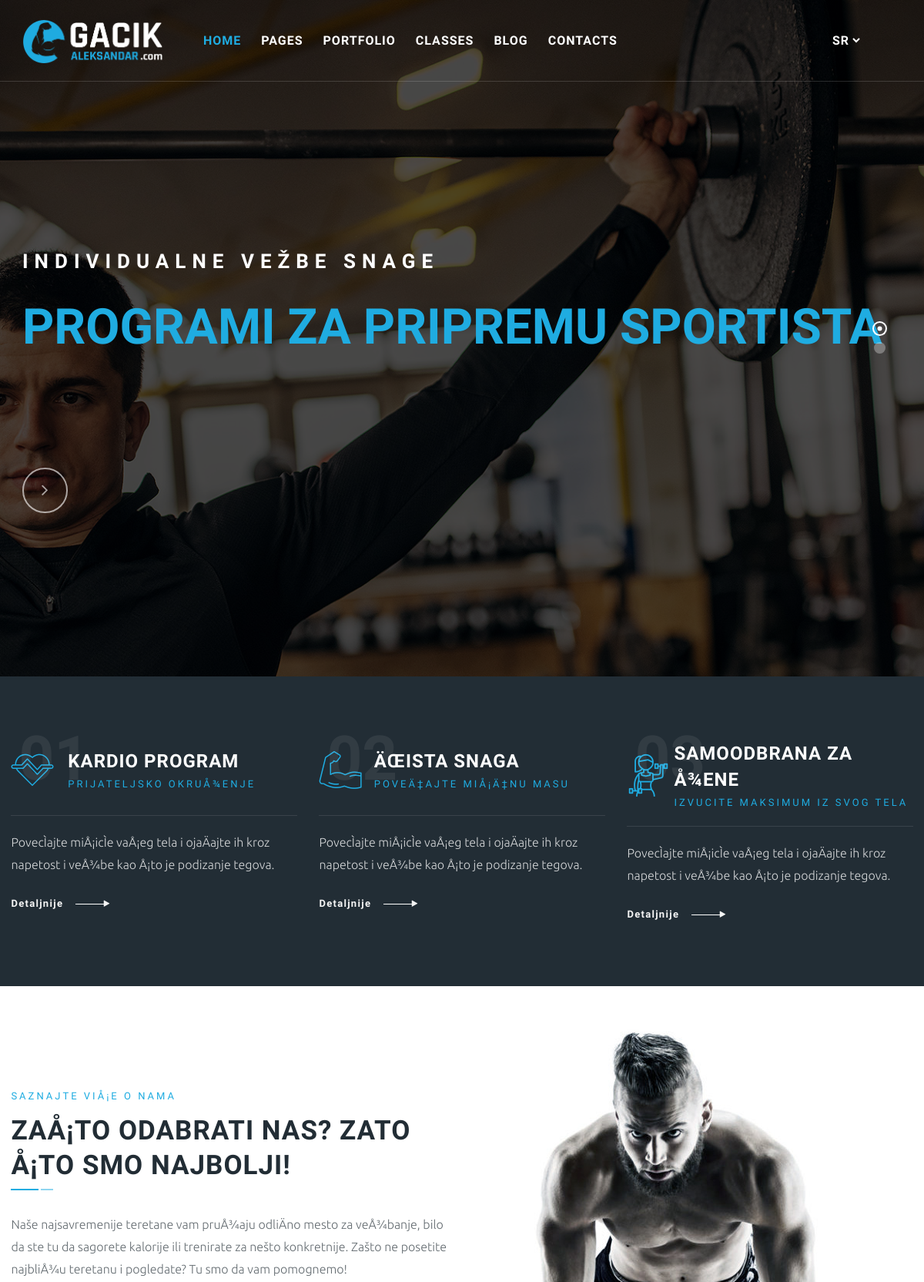
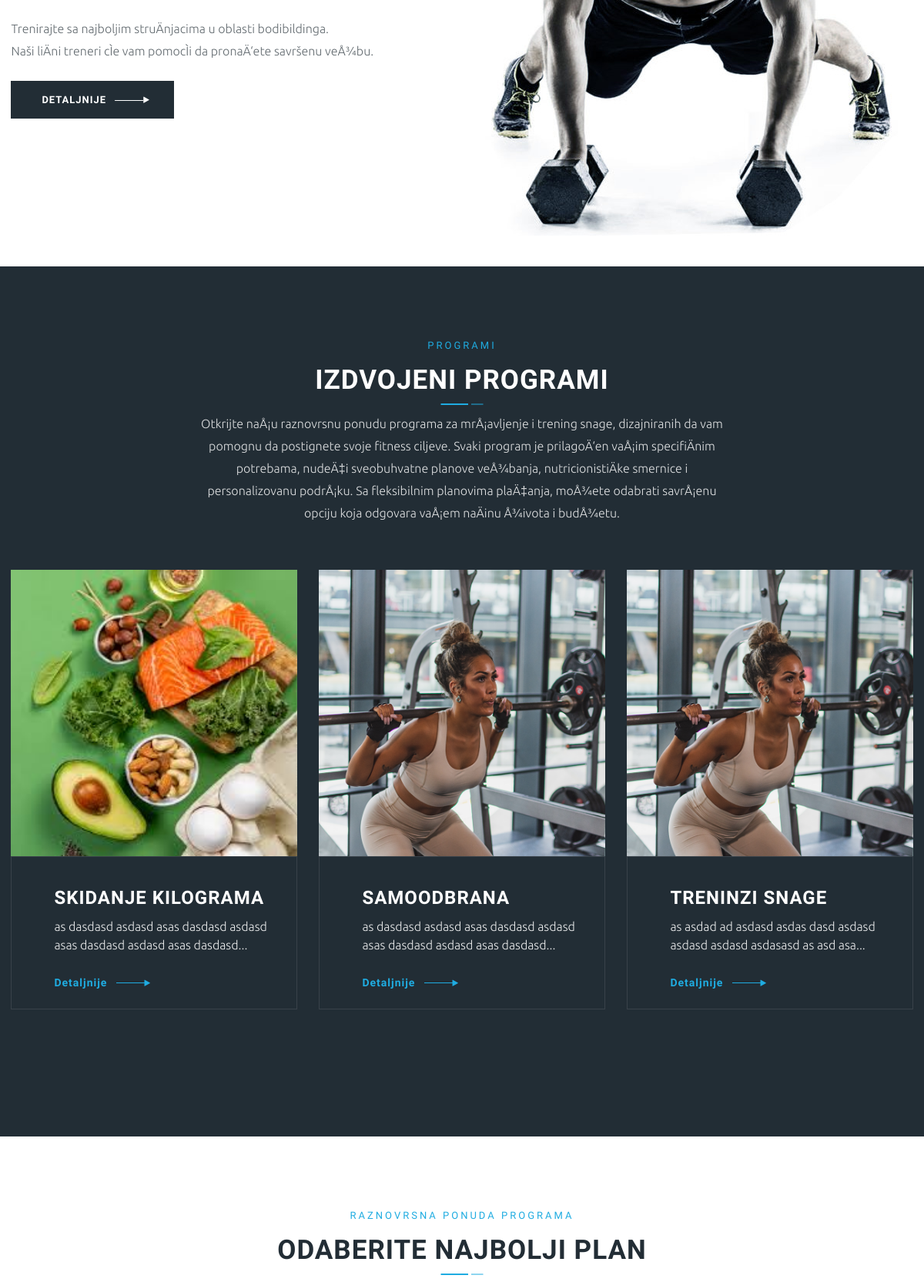
The page / (upper part) on the database its author committed (2 pictures, top to bottom).
### tables this page shows
CREATE TABLE IF NOT EXISTS `sliders` (
  `id` int(11) NOT NULL AUTO_INCREMENT,
  `title` varchar(255) NOT NULL,
  `subtitle` varchar(255) NOT NULL,
  `background_image` varchar(255) NOT NULL,
  `link` varchar(255) NOT NULL,
  `language` varchar(10) DEFAULT 'en',
  PRIMARY KEY (`id`)
);

CREATE TABLE IF NOT EXISTS `programs` (
  `id` int(11) NOT NULL AUTO_INCREMENT,
  `title` varchar(255) NOT NULL,
  `subtitle` varchar(255) NOT NULL,
  `icon` varchar(255) NOT NULL,
  `link` varchar(255) NOT NULL,
  `content` text NOT NULL,
  `language` varchar(2) NOT NULL DEFAULT 'sr',
  PRIMARY KEY (`id`)
);

CREATE TABLE IF NOT EXISTS `about` (
  `id` int(11) NOT NULL AUTO_INCREMENT,
  `title` varchar(255) NOT NULL,
  `subtitle` varchar(255) NOT NULL,
  `content` mediumtext NOT NULL,
  `link` varchar(255) NOT NULL,
  `image` varchar(255) NOT NULL,
  `created_at` timestamp NULL DEFAULT CURRENT_TIMESTAMP,
  `language` varchar(2) NOT NULL DEFAULT 'sr',
  PRIMARY KEY (`id`)
);

CREATE TABLE IF NOT EXISTS `services_section` (
  `id` int(11) NOT NULL AUTO_INCREMENT,
  `section_title` varchar(255) DEFAULT NULL,
  `section_subtitle` varchar(255) DEFAULT NULL,
  `section_content` text,
  `language` varchar(2) DEFAULT 'sr',
  PRIMARY KEY (`id`)
);

CREATE TABLE IF NOT EXISTS `services` (
  `id` int(11) NOT NULL AUTO_INCREMENT,
  `title` varchar(255) NOT NULL,
  `icon` varchar(255) NOT NULL,
  `description` text NOT NULL,
  `image` varchar(255) NOT NULL,
  `created_at` timestamp NULL DEFAULT CURRENT_TIMESTAMP,
  `link` varchar(255) NOT NULL,
  `language` varchar(2) DEFAULT 'sr',
  PRIMARY KEY (`id`)
);

CREATE TABLE IF NOT EXISTS `pricing_section` (
  `id` int(11) NOT NULL AUTO_INCREMENT,
  `title` varchar(255) NOT NULL,
  `subtitle` varchar(255) NOT NULL,
  `content` text NOT NULL,
  `language` varchar(2) NOT NULL DEFAULT 'sr',
  PRIMARY KEY (`id`)
);

### config.php (called while the page is built, shortened)
<?php
$lang = $_SESSION['lang'];
$translations = include "languages/$lang.php";

### languages/sr.php (called while the page is built)
<?php
return [
    'read-more' => 'Detaljnije',
];

### pricing.php (the view, shortened to what this page needs)
<?php
require 'config.php';
$lang = 'sr';
$conn = new mysqli(DB_HOST, DB_USER, DB_PASS, DB_NAME);
$sql = "SELECT title, subtitle, content FROM pricing_section WHERE language = ? LIMIT 1";
$stmt = $conn->prepare($sql);
$stmt->bind_param("s", $lang);
$stmt->execute();
$result = $stmt->get_result();
$pricingSection = $result->fetch_assoc();
$title = isset($pricingSection['title']) ? $pricingSection['title'] : '';
$subtitle = isset($pricingSection['subtitle']) ? $pricingSection['subtitle'] : '';
?>
<section class="section-md">
  <div class="container">
    <div class="pbmit-heading-subheading text-center">
      <h4 class="pbmit-subtitle"><?php echo htmlspecialchars($subtitle); ?></h4>
      <h2 class="pbmit-title"><?php echo htmlspecialchars($title); ?></h2>
    </div>
  </div>
</section>

### slider.php (shortened to what this page needs)
<?php
require 'config.php';
$lang = 'sr';
if (isset($_GET['lang'])) {
  $lang = $_GET['lang'];
  $_SESSION['lang'] = $lang;
} elseif (isset($_SESSION['lang'])) {
  $lang = $_SESSION['lang'];
}
$conn = new mysqli(DB_HOST, DB_USER, DB_PASS, DB_NAME);
$sql = "SELECT id, title, subtitle, background_image, link FROM sliders WHERE language = ?";
$stmt = $conn->prepare($sql);
$stmt->bind_param("s", $lang);
$stmt->execute();
$result = $stmt->get_result();
$sliders = [];
if ($result->num_rows > 0) {
  while ($row = $result->fetch_assoc()) {
    $sliders[] = $row;
  }
}
?>
<rs-module-wrap id="rev_slider_1_1_wrapper" data-alias="Home-Slider-1" data-source="gallery" style="visibility:hidden;background:#222d35;padding:0;margin:0px auto;margin-top:0;margin-bottom:0;">
  <rs-module id="rev_slider_1_1" data-version="6.5.19">
    <rs-slides>
      <?php foreach ($sliders as $index => $slider) : ?>
        <rs-slide style="position: absolute;" data-key="rs-<?php echo $index; ?>" data-title="Slide" data-thumb="revolution/images/slider01-1a-50x100.jpg" data-anim="ms:1000;r:0;" data-in="o:0;" data-out="a:false;">
          <div class="overlay"></div>
          <rs-layer id="slider-<?php echo $index; ?>-layer-0" data-type="text" data-rsp_ch="on" data-xy="xo:30px;yo:374px,374px,374px,175px;" data-text="s:100,100,100,40;l:100,100,100,40;ls:3px,3px,3px,2px;fw:700;" data-frame_0="x:50,50,50,19;" data-frame_1="st:1490;sp:1000;sR:1490;" data-frame_999="o:0;st:w;sR:6510;" style="z-index:9;font-family:'Rajdhani';text-transform:uppercase;"><span class="pbmit-skincolor"><?php echo htmlspecialchars($slider['title']); ?></span>
          </rs-layer>
          <rs-layer id="slider-<?php echo $index; ?>-layer-1" data-type="text" data-xy="xo:30px;yo:334px,334px,334px,152px;" data-text="w:normal;s:26,26,26,18;l:28,28,28,18;ls:8px,8px,8px,3px;fw:700;" data-rsp_bd="off" data-frame_0="x:-50,-50,-50,-19;" data-frame_1="st:1050;sp:1000;sR:1050;" data-frame_999="o:0;st:w;sR:6950;" style="z-index:8;font-family:'Rajdhani';text-transform:uppercase;"><?php echo htmlspecialchars($slider['subtitle']); ?>
          </rs-layer>
          <rs-layer id="slider-<?php echo $index; ?>-layer-2" data-type="button" data-rsp_ch="on" data-xy="xo:30px;yo:603px,603px,603px,266px;" data-text="w:normal;s:25,25,25,14;l:55,55,55,25;a:center;" data-dim="w:60px,60px,60px,27px;h:60px,60px,60px,27px;minw:60px,60px,60px,none;minh:60px,60px,60px,none;" data-border="bos:solid;boc:#ffffff;bow:2px,2px,2px,2px;bor:50%,50%,50%,50%;" data-frame_0="x:0,0,0,0px;y:50,50,50,23px;" data-frame_1="x:0,0,0,0px;y:0,0,0,0px;st:2220;sp:1000;sR:2220;" data-frame_999="o:0;st:w;sR:5780;" style="z-index:10;background-color:rgba(255,255,255,0);font-family:'Roboto';text-transform:uppercase;"><i class="fa-angle-right"></i>
          </rs-layer>
        </rs-slide>
      <?php endforeach; ?>
    </rs-slides>
  </rs-module>
</rs-module-wrap>

### programs.php (shortened to what this page needs)
<?php
require 'config.php';
$lang = 'sr';
if (isset($_GET['lang'])) {
  $lang = $_GET['lang'];
  $_SESSION['lang'] = $lang;
} elseif (isset($_SESSION['lang'])) {
  $lang = $_SESSION['lang'];
}
$conn = new mysqli(DB_HOST, DB_USER, DB_PASS, DB_NAME);
$sql = "SELECT title, subtitle, icon, link, content FROM programs WHERE language = ?";
$stmt = $conn->prepare($sql);
$stmt->bind_param("s", $lang);
$stmt->execute();
$result = $stmt->get_result();
$programs = [];
if ($result->num_rows > 0) {
  while ($row = $result->fetch_assoc()) {
    $programs[] = $row;
  }
}
?>
<section class="iconbox-section-one pbmit-bg-color-blackish">
  <div class="container">
    <div class="row">
      <?php foreach ($programs as $program) : ?>
        <div class="col-md-4">
          <div class="pbmit-ihbox-style-3">
            <div class="pbmit-ihbox-inner">
              <div class="pbmit-ihbox-table">
                <div class="pbmit-ihbox-icon pbmit-icon-skincolor">
                  <div class="pbmit-ihbox-icon-wrapper">
                    <i class="pbmit-gimox-business-icon pbmit-gimox-business-icon-<?php echo htmlspecialchars($program['icon']); ?>"></i>
                  </div>
                </div>
                <div class="pbmit-vc_general pbmit-vc_cta3">
                  <div class="pbmit-vc_cta3_content-container">
                    <div class="pbmit-vc_cta3-content">
                      <div class="pbmit-vc_cta3-content-header pbmit-wrap">
                        <div class="pbmit-vc_cta3-headers pbmit-wrap-cell">
                          <h2 class="pbmit-custom-heading"><?php echo htmlspecialchars($program['title']); ?></h2>
                          <h4 class="pbmit-custom-heading"><?php echo htmlspecialchars($program['subtitle']); ?></h4>
                        </div>
                      </div>
                    </div>
                  </div>
                </div>
              </div>
              <div class="pbmit-ihbox-contents">
                <div class="pbmit-cta3-content-wrapper"><?php echo htmlspecialchars($program['content']); ?></div>
                <div class="pbmit-vc_btn3-container pbmit-vc_btn3-inline">
                  <a class="pbmit-vc_general pbmit-vc_btn3" href="<?php echo htmlspecialchars($program['link']); ?>" title="">
                    <span><?php echo $translations['read-more']; ?></span>
                  </a>
                </div>
              </div>
            </div>
          </div>
        </div>
      <?php endforeach; ?>
    </div>
  </div>
</section>

### about.php (shortened to what this page needs)
<?php
require 'config.php';
$lang = 'sr';
$conn = new mysqli(DB_HOST, DB_USER, DB_PASS, DB_NAME);
$sql = "SELECT title, subtitle, content, link, image FROM about WHERE language = ? LIMIT 1";
$stmt = $conn->prepare($sql);
$stmt->bind_param("s", $lang);
$stmt->execute();
$result = $stmt->get_result();
$title = '';
$subtitle = '';
$content = '';
$link = '';
$image = '';
if ($result && $result->num_rows > 0) {
  $about = $result->fetch_assoc();
  $title = isset($about['title']) ? $about['title'] : '';
  $subtitle = isset($about['subtitle']) ? $about['subtitle'] : '';
  $content = isset($about['content']) ? $about['content'] : '';
  $link = isset($about['link']) ? $about['link'] : '';
  $image = isset($about['image']) ? $about['image'] : '';
}
?>
<section class="about-us-section-one">
  <div class="container">
    <div class="row">
      <div class="col-md-12 col-lg-6">
        <div class="about-us-one-content">
          <div class="pbmit-heading-subheading">
            <h4 class="pbmit-subtitle"><?php echo htmlspecialchars($subtitle); ?></h4>
            <h2 class="pbmit-title"><?php echo htmlspecialchars($title); ?></h2>
          </div>
          <div><?php echo ($content); ?></div>
          <a href="<?php echo htmlspecialchars($link); ?>" class="pbmit-btn">
            <span><?php echo $translations['read-more']; ?></span>
          </a>
        </div>
      </div>
      <div class="col-md-12 col-lg-6">
        <div class="about-us-one-img">
          <img src="uploads/<?php echo htmlspecialchars($image); ?>" class="img-fluid" alt="">
        </div>
      </div>
    </div>
  </div>
</section>

### services.php (shortened to what this page needs)
<?php
require 'config.php';
$lang = 'sr';
if (isset($_GET['lang'])) {
  $lang = $_GET['lang'];
  $_SESSION['lang'] = $lang;
} elseif (isset($_SESSION['lang'])) {
  $lang = $_SESSION['lang'];
}
$conn = new mysqli(DB_HOST, DB_USER, DB_PASS, DB_NAME);
$section_sql = "SELECT section_title, section_subtitle, section_content FROM services_section WHERE language = ?";
$stmt = $conn->prepare($section_sql);
$stmt->bind_param("s", $lang);
$stmt->execute();
$section_result = $stmt->get_result();
$section = $section_result->fetch_assoc();
$sql = "SELECT title, icon, description, image, link FROM services WHERE language = ?";
$stmt = $conn->prepare($sql);
$stmt->bind_param("s", $lang);
$stmt->execute();
$result = $stmt->get_result();
$services = [];
if ($result->num_rows > 0) {
  while ($row = $result->fetch_assoc()) {
    $services[] = $row;
  }
}
function getExcerpt($str, $length = 70)
{
  return strlen($str) > $length ? substr($str, 0, $length) . '...' : $str;
}
?>
<section class="service-two pbmit-bg-color-blackish">
  <div class="container">
    <div class="pbmit-heading-subheading text-center">
      <h4 class="pbmit-subtitle"><?php echo htmlspecialchars($section['section_subtitle'] ?? 'OUR CLASSES'); ?></h4>
      <h2 class="pbmit-title text-white"><?php echo htmlspecialchars($section['section_title'] ?? 'OUR FEATURED CLASSES'); ?></h2>
      <div class="pbmit-content-wrapper">
        <p><?php echo htmlspecialchars($section['section_content'] ?? 'Fitness is not about being better than someone. Fitness is about being better than the person you were yesterday. Whether you are there to burn off some calories or are training.'); ?></p>
      </div>
    </div>
    <div class="row">
      <?php foreach ($services as $service) : ?>
        <div class="col-md-6 col-lg-4">
          <article class="pbmit-box-service pbmit-servicebox-style-2">
            <div class="pbmit-post-item">
              <div class="pbmit-overlay">
                <a href="<?php echo htmlspecialchars($service['link']); ?>">
                  <span class="pbmit-item-thumbnail">
                    <span class="pbmit-item-thumbnail-inner">
                      <img src="<?php echo htmlspecialchars($service['image']); ?>" class="img-fluid" width="100%" alt="">
                    </span>
                  </span>
                </a>
              </div>
              <div class="pbmit-box-content">
                <div class="pbmit-box-content-inner">
                  <div class="pbmit-pf-box-title">
                  </div>
                  <div class="pbmit-des">
                    <h3><a href="<?php echo htmlspecialchars($service['link']); ?>"><?php echo htmlspecialchars($service['title']); ?></a></h3>
                    <div class="pbmit-service-content">
                      <p><?php echo htmlspecialchars(getExcerpt($service['description'])); ?></p>
                    </div>
                    <div class="pbmit-box-link pbmit-vc_btn3">
                      <a href="<?php echo htmlspecialchars($service['link']); ?>"><?php echo $translations['read-more']; ?></a>
                    </div>
                  </div>
                </div>
              </div>
            </div>
          </article>
        </div>
      <?php endforeach; ?>
    </div>
  </div>
</section>

### rows shown on the page
sliders: title "PROGRAMI ZA PRIPREMU SPORTISTA", subtitle "INDIVIDUALNE VEŽBE SNAGE"
programs: title "KARDIO PROGRAM", subtitle "PRIJATELJSKO OKRUÅ¾ENJE", content "PovecÌajte miÅ¡icÌe vaÅ¡eg tela i ojaÄajte ih kroz napetost i veÅ¾be kao Å¡to je podizanje tegova."
programs: title "ÄŒISTA SNAGA", subtitle "POVEÄ‡AJTE MIÅ¡Ä‡NU MASU", content "PovecÌajte miÅ¡icÌe vaÅ¡eg tela i ojaÄajte ih kroz napetost i veÅ¾be kao Å¡to je podizanje tegova."
programs: title "SAMOODBRANA ZA Å¾ENE", subtitle "IZVUCITE MAKSIMUM IZ SVOG TELA", content "PovecÌajte miÅ¡icÌe vaÅ¡eg tela i ojaÄajte ih kroz napetost i veÅ¾be kao Å¡to je podizanje tegova."
about: subtitle "SAZNAJTE VIÅ¡E O NAMA", title "ZAÅ¡TO ODABRATI NAS? ZATO Å¡TO SMO NAJBOLJI!", content "Naše najsavremenije teretane vam pruÅ¾aju odliÄno mesto za veÅ¾banje, bilo da ste tu da sagorete kalorije ili trenirate za nešto konkretnije. Zašto ne posetite najbliÅ¾u teretanu i pogledate? Tu smo da vam pomognemo! Trenirajte sa najboljim struÄnjacima u oblasti bodibildinga. Naši liÄni treneri cÌe vam pomocÌi da pronaÄ‘ete savršenu veÅ¾bu.", image (picture)
services_section: section_subtitle "PROGRAMI", section_title "IZDVOJENI PROGRAMI", section_content "Otkrijte naÅ¡u raznovrsnu ponudu programa za mrÅ¡avljenje i trening snage, dizajniranih da vam pomognu da postignete svoje fitness ciljeve. Svaki program je prilagoÄ‘en vaÅ¡im specifiÄnim potrebama, nudeÄ‡i sveobuhvatne planove veÅ¾banja, nutricionistiÄke smernice i personalizovanu podrÅ¡ku. Sa fleksibilnim planovima plaÄ‡anja, moÅ¾ete odabrati savrÅ¡enu opciju koja odgovara vaÅ¡em naÄinu Å¾ivota i budÅ¾etu."
services: image (picture), title "SKIDANJE KILOGRAMA", description "as dasdasd asdasd asas dasdasd asdasd asas dasdasd asdasd asas dasdasd..."
services: image (picture), title "SAMOODBRANA", description "as dasdasd asdasd asas dasdasd asdasd asas dasdasd asdasd asas dasdasd..."
services: image (picture), title "TRENINZI SNAGE", description "as asdad ad asdasd asdas dasd asdasd asdasd asdasd asdasasd as asd asa..."
pricing_section: subtitle "RAZNOVRSNA PONUDA PROGRAMA", title "ODABERITE NAJBOLJI PLAN"

### other values the page prints
$translations['read-more'] "DETALJNIJE"
